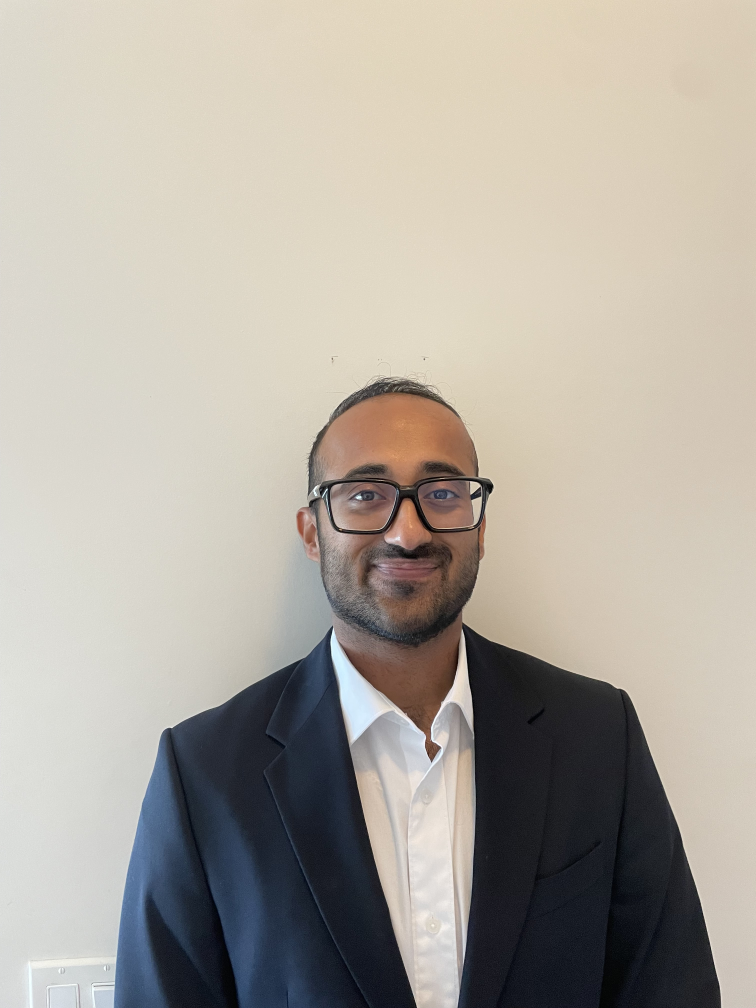
#> input picture sample_objects.jpeg, 3024 x 4032 px (shown at 1/4 size)
$ jupyter execute thresholding_object_extraction.ipynb
#> lines starting #> are read from the running program, lines starting #| are printed output that depends on the picture; after the words box and inside, x2 and y2 are one past the last pixel; in counts of white or black regions, pixels touching at a corner belong together
[cell 1]
import subprocess
subprocess.check_call(["pip", "install", "opencv-python-headless", "matplotlib", "numpy", "pillow"])
#> (this line was passed over: subprocess is not available in this run)

# Object Extraction Using Thresholding Techniques

**Assignment:** Extract objects from a homogenous background using various thresholding methods.

**Setup:** Three everyday objects (a red apple, a blue book, and a yellow banana) were placed on a plain light-gray background and photographed. This notebook demonstrates multiple thresholding approaches to segment the objects from the background.

---

### Techniques Covered
1. Global / Simple Binary Thresholding
2. Otsu's Automatic Thresholding
3. Adaptive Mean Thresholding
4. Adaptive Gaussian Thresholding
5. HSV Color-Range Thresholding (per-object)
6. Combined / Multi-Channel Thresholding

## 1. Setup & Imports

[cell 2]
import cv2
import numpy as np
import matplotlib.pyplot as plt
from matplotlib.gridspec import GridSpec

# ── helper: display up to 6 images in a grid ─────────────────────────────────
def show_images(images, titles, rows=2, cols=3, figsize=(15, 9), cmap_default='gray'):
    """Utility to plot a grid of OpenCV images with titles."""
    fig, axes = plt.subplots(rows, cols, figsize=figsize)
    axes = axes.flatten()
    for ax, img, title in zip(axes, images, titles):
        if len(img.shape) == 3:          # colour → convert BGR→RGB for matplotlib
            ax.imshow(cv2.cvtColor(img, cv2.COLOR_BGR2RGB))
        else:                            # grayscale / binary
            ax.imshow(img, cmap=cmap_default)
        ax.set_title(title, fontsize=11, fontweight='bold')
        ax.axis('off')
    for ax in axes[len(images):]:
        ax.axis('off')
    plt.tight_layout()
    plt.show()

print('Libraries loaded ✓')

## 2. Load the Input Image

[cell 3]
# ── Load image ────────────────────────────────────────────────────────────────
# Replace 'sample_objects.jpg' with your own photo filename if needed.
IMAGE_PATH = 'sample_objects.jpeg'

img_bgr  = cv2.imread(IMAGE_PATH)          # original colour (BGR)
#> img_bgr is the input picture: shape (4032, 3024, 3); mean B, G, R 159.6, 169, 175.1
if img_bgr is None:
    raise FileNotFoundError(f"Could not read '{IMAGE_PATH}'. Check the path.")

img_rgb  = cv2.cvtColor(img_bgr, cv2.COLOR_BGR2RGB)   # for display
img_gray = cv2.cvtColor(img_bgr, cv2.COLOR_BGR2GRAY)  # for most threshold ops
img_hsv  = cv2.cvtColor(img_bgr, cv2.COLOR_BGR2HSV)   # for colour-range thresh
#> img_hsv: shape (4032, 3024, 3); mean H, S, V 40.3, 41.2, 178.7

print(f'Image loaded → shape: {img_bgr.shape}  dtype: {img_bgr.dtype}')
#| Image loaded → shape: (4032, 3024, 3)  dtype: uint8

# Show the original and its grayscale version side-by-side
plt.figure(figsize=(12, 5))
plt.subplot(1, 2, 1); plt.imshow(img_rgb);  plt.title('Original (RGB)', fontweight='bold'); plt.axis('off')
plt.subplot(1, 2, 2); plt.imshow(img_gray, cmap='gray'); plt.title('Grayscale', fontweight='bold'); plt.axis('off')
plt.suptitle('Input Image', fontsize=13, fontweight='bold')
plt.tight_layout(); plt.show()

## 3. Grayscale Intensity Histogram

Before choosing a threshold value it helps to look at the pixel-intensity histogram.
A clear **valley** between object and background peaks signals a good manual threshold.

[cell 4]
hist = cv2.calcHist([img_gray], [0], None, [256], [0, 256]).flatten()
#> hist = 256 values, max 743888 at index 214, min 38 at index 255, mean 47628

plt.figure(figsize=(9, 4))
plt.plot(hist, color='steelblue', linewidth=1)
plt.fill_between(range(256), hist, alpha=0.3, color='steelblue')
plt.axvline(x=127, color='red',    linestyle='--', label='Manual thresh = 127')
plt.axvline(x=200, color='orange', linestyle='--', label='Background region ≈ 200+')
plt.xlabel('Pixel Intensity (0=black, 255=white)')
plt.ylabel('Pixel Count')
plt.title('Grayscale Intensity Histogram', fontweight='bold')
plt.legend(); plt.tight_layout(); plt.show()

print('Observations:')
print(f'  Mean intensity : {img_gray.mean():.1f}')
#|   Mean intensity : 169.8
print(f'  Std deviation  : {img_gray.std():.1f}')
#|   Std deviation  : 71.1
print(f'  Dark pixels (<100): {(img_gray < 100).sum():,}')
#|   Dark pixels (<100): 2,647,617
print(f'  Light pixels (>200): {(img_gray > 200).sum():,}')
#|   Light pixels (>200): 7,897,282

## 4. Technique 1 — Global Binary Thresholding

The simplest approach: choose a single intensity value `T`.
Every pixel **below** T → foreground (object); every pixel **above** T → background.

**Best when:** the background is uniform and the object brightness is clearly different from the background.

[cell 5]
# cv2.threshold(src, thresh, maxval, type)
# THRESH_BINARY_INV → objects become white (255), background becomes black (0)

results, titles = [], []
for T in [80, 127, 170, 210]:
    _, mask = cv2.threshold(img_gray, T, 255, cv2.THRESH_BINARY_INV)
    results.append(mask)
    titles.append(f'Binary INV  T={T}')
#> after the loop, results = 4 items; titles = ['Binary INV  T=80', 'Binary INV  T=127', 'Binary INV  T=170', 'Binary INV  T=210']

show_images(results, titles, rows=1, cols=4, figsize=(16, 4))
#> the loop in show_images, `for ax, img, title in zip(axes, images, titles):` made 4 passes
#> title on passes 1 to 4: 'Binary INV  T=80', 'Binary INV  T=127', 'Binary INV  T=170', 'Binary INV  T=210'

# Pick the best threshold visually (T=170 works well for this image)
BEST_T = 170
_, best_global = cv2.threshold(img_gray, BEST_T, 255, cv2.THRESH_BINARY_INV)

# Apply mask to colour image to show extracted objects
extracted_global = cv2.bitwise_and(img_bgr, img_bgr, mask=best_global)

show_images(
    [img_bgr, best_global, extracted_global],
    ['Original', f'Binary Mask  T={BEST_T}', 'Extracted Objects'],
    rows=1, cols=3, figsize=(14, 5)
)
#> call 2 of show_images, with rows = 1, cols = 3, figsize = (14, 5), cmap_default = 'gray'
#> the loop in show_images (call 2), `for ax, img, title in zip(axes, images, titles):` made 3 passes
#> title on passes 1 to 3: 'Original', 'Binary Mask  T=170', 'Extracted Objects'
#> in show_images (call 2), `plt.show()`:
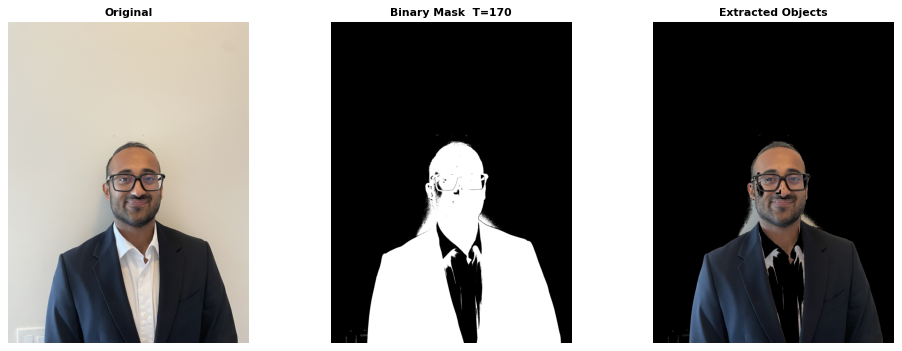
#> figure drawn by matplotlib, 3 panels
print(f'Global threshold chosen: T = {BEST_T}')

## 5. Technique 2 — Otsu's Automatic Thresholding

Otsu's method **automatically** calculates the optimal global threshold by minimising the intra-class variance (equivalently, maximising inter-class variance) of the foreground and background pixel groups.

**Best when:** the histogram shows two distinct peaks (bimodal).

[cell 6]
# Pass thresh=0 + THRESH_OTSU → OpenCV computes the optimal T automatically
otsu_T, mask_otsu = cv2.threshold(
    img_gray, 0, 255,
    cv2.THRESH_BINARY_INV + cv2.THRESH_OTSU
)
#> mask_otsu: shape (4032, 3024); 23.5% white; 557 white regions (488 under 20 px), largest, box (x1, y1, x2, y2) and area: (1211, 1687, 2885, 4032) 1604572, (456, 2501, 1668, 4032) 1216618, (1229, 1510, 1846, 1998) 32891
#> otsu_T = 126
print(f"Otsu's optimal threshold: {otsu_T:.0f}")
#| Otsu's optimal threshold: 126

# Optional: apply slight Gaussian blur before Otsu to reduce noise
blurred = cv2.GaussianBlur(img_gray, (5, 5), 0)
otsu_T2, mask_otsu_blur = cv2.threshold(
    blurred, 0, 255,
    cv2.THRESH_BINARY_INV + cv2.THRESH_OTSU
)
#> mask_otsu_blur: shape (4032, 3024); 23.6% white; 156 white regions (116 under 20 px), largest, box (x1, y1, x2, y2) and area: (1211, 1663, 2884, 4032) 1614253, (457, 2502, 1668, 4032) 1218034, (1231, 1511, 1844, 1987) 34070
#> otsu_T2 = 127
print(f"Otsu's threshold (after blur): {otsu_T2:.0f}")
#| Otsu's threshold (after blur): 127

extracted_otsu = cv2.bitwise_and(img_bgr, img_bgr, mask=mask_otsu_blur)
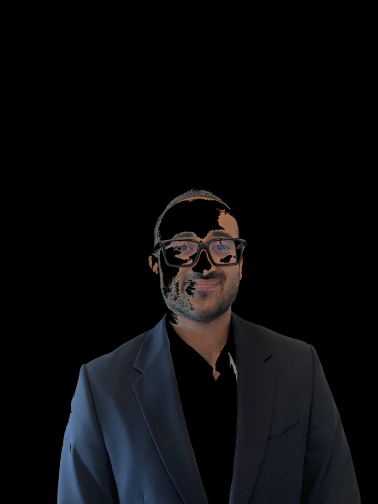
#> extracted_otsu: shape (4032, 3024, 3) (shown at 1/8 size); mean B, G, R 12.5, 10.8, 10.6

show_images(
    [img_bgr, mask_otsu, mask_otsu_blur, extracted_otsu],
    ['Original', "Otsu (no blur)", f"Otsu + Blur  T={otsu_T2:.0f}", 'Extracted Objects'],
    rows=1, cols=4, figsize=(16, 5)
)

## 6. Technique 3 — Adaptive Mean Thresholding

Instead of one global value, the image is divided into small local windows.
For each window, the threshold is the **mean** of the neighbourhood pixel values minus a constant `C`.

**Best when:** lighting is uneven and the background intensity varies across the image.

[cell 7]
# blockSize must be odd; C is subtracted from the local mean
results, titles = [], []
for block, C in [(11, 2), (25, 5), (51, 10)]:
    mask = cv2.adaptiveThreshold(
        img_gray, 255,
        cv2.ADAPTIVE_THRESH_MEAN_C,
        cv2.THRESH_BINARY_INV,
        blockSize=block, C=C
    )
    results.append(mask)
    titles.append(f'Adaptive Mean\nblock={block}, C={C}')
#> after the loop, results = 3 items; titles = 3 items

show_images(results, titles, rows=1, cols=3, figsize=(14, 5))

# Best parameters for this image
mask_adapt_mean = cv2.adaptiveThreshold(
    img_gray, 255,
    cv2.ADAPTIVE_THRESH_MEAN_C,
    cv2.THRESH_BINARY_INV,
    blockSize=51, C=10
)
extracted_mean = cv2.bitwise_and(img_bgr, img_bgr, mask=mask_adapt_mean)
show_images([img_bgr, mask_adapt_mean, extracted_mean],
            ['Original', 'Adaptive Mean Mask', 'Extracted Objects'],
            rows=1, cols=3, figsize=(14, 5))

## 7. Technique 4 — Adaptive Gaussian Thresholding

Same as adaptive mean but the local threshold uses a **Gaussian-weighted sum** of the neighbourhood — pixels closer to the centre have more influence.
This tends to produce **smoother, less noisy** masks than the mean variant.

[cell 8]
results, titles = [], []
for block, C in [(11, 2), (25, 5), (51, 10)]:
    mask = cv2.adaptiveThreshold(
        img_gray, 255,
        cv2.ADAPTIVE_THRESH_GAUSSIAN_C,
        cv2.THRESH_BINARY_INV,
        blockSize=block, C=C
    )
    results.append(mask)
    titles.append(f'Adaptive Gaussian\nblock={block}, C={C}')
#> this loop made 3 passes
#> pass 1, `mask = cv2.adaptiveThreshold( img_gray, 255, cv2.ADAPTIVE_THRESH_GAUSS..`:
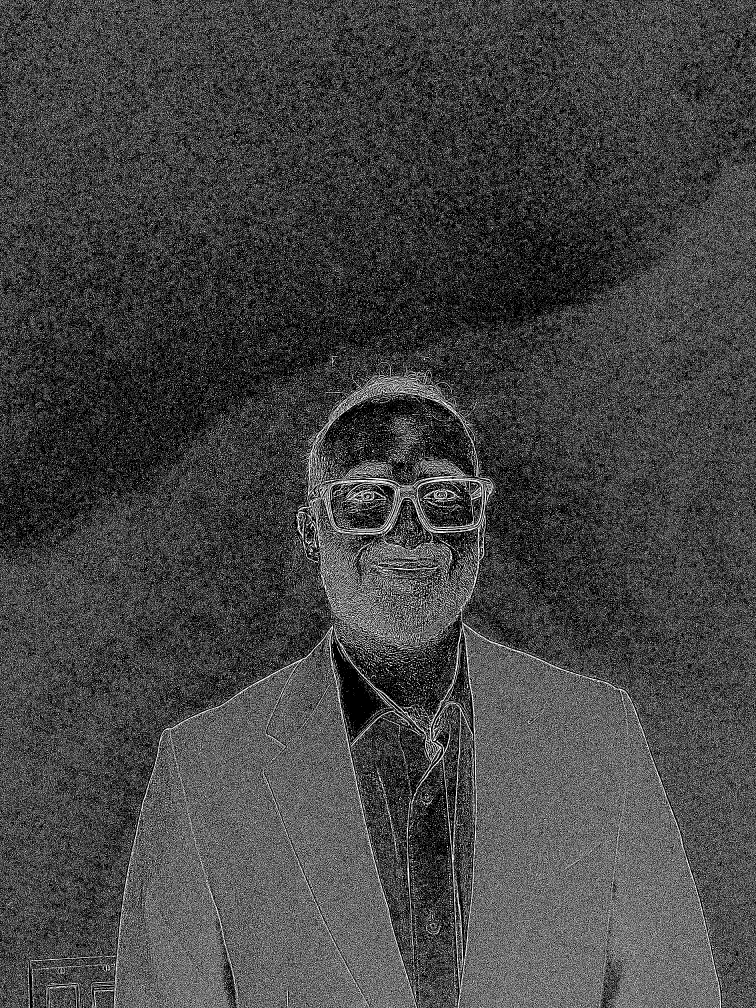
#> mask: shape (4032, 3024) (shown at 1/4 size); 26.7% white in thin lines or dots

show_images(results, titles, rows=1, cols=3, figsize=(14, 5))

# Best mask
mask_adapt_gauss = cv2.adaptiveThreshold(
    img_gray, 255,
    cv2.ADAPTIVE_THRESH_GAUSSIAN_C,
    cv2.THRESH_BINARY_INV,
    blockSize=51, C=10
)
extracted_gauss = cv2.bitwise_and(img_bgr, img_bgr, mask=mask_adapt_gauss)
show_images([img_bgr, mask_adapt_gauss, extracted_gauss],
            ['Original', 'Adaptive Gaussian Mask', 'Extracted Objects'],
            rows=1, cols=3, figsize=(14, 5))

## 8. Technique 5 — HSV Colour-Range Thresholding

For coloured objects on a neutral (gray/white) background, we can define HSV ranges specific to each object's colour and produce individual masks. `cv2.inRange()` returns 255 for pixels inside the range and 0 otherwise.

| Object | Hue range (0–179) | Description |
|--------|------------------|-------------|
| Red apple | 0–10 and 160–179 | Red wraps around hue = 0 |
| Blue book | 100–130 | Classic blue range |
| Yellow banana | 20–35 | Yellow/gold range |

[cell 9]
# ── Mask each object by HSV colour range ─────────────────────────────────────

# Red (hue wraps around 0° — must combine two ranges)
mask_red1 = cv2.inRange(img_hsv, (  0, 100,  80), ( 10, 255, 255))
#> mask_red1: shape (4032, 3024); 1.2% white; 739 white regions (635 under 20 px), largest, box (x1, y1, x2, y2) and area: (1398, 2507, 1839, 3036) 59784, (1374, 1616, 1536, 1844) 14999, (1605, 2015, 1840, 2221) 13609
mask_red2 = cv2.inRange(img_hsv, (160, 100,  80), (179, 255, 255))
#> mask_red2: shape (4032, 3024); 0% white; 10 white regions (9 under 20 px), largest, box (x1, y1, x2, y2) and area: (1580, 2271, 1649, 2283) 431
mask_red  = cv2.bitwise_or(mask_red1, mask_red2)

# Blue
mask_blue = cv2.inRange(img_hsv, (100,  80,  50), (130, 255, 255))
#> mask_blue: shape (4032, 3024); 5.1% white; 6772 white regions (6527 under 20 px), largest, box (x1, y1, x2, y2) and area: (693, 2924, 1368, 4032) 269641, (456, 2948, 804, 4032) 193619, (1113, 2508, 1448, 3519) 119943

# Yellow
mask_yellow = cv2.inRange(img_hsv, (20, 100, 100), (35, 255, 255))
#> mask_yellow: shape (4032, 3024); every value is 0

# Combined: all objects at once
mask_all_hsv = cv2.bitwise_or(mask_red, cv2.bitwise_or(mask_blue, mask_yellow))

# ── Clean up with morphological operations ───────────────────────────────────
kernel = cv2.getStructuringElement(cv2.MORPH_ELLIPSE, (7, 7))
for name, m in [('red', mask_red), ('blue', mask_blue), ('yellow', mask_yellow)]:
    # Fill small holes inside the object
    m = cv2.morphologyEx(m, cv2.MORPH_CLOSE, kernel, iterations=2)
    # Remove stray noise pixels
    m = cv2.morphologyEx(m, cv2.MORPH_OPEN,  kernel, iterations=1)
#> this loop made 3 passes

mask_all_hsv_clean = cv2.morphologyEx(mask_all_hsv, cv2.MORPH_CLOSE, kernel, iterations=2)
#> mask_all_hsv_clean: shape (4032, 3024); 8% white; 193 white regions (149 under 20 px), largest, box (x1, y1, x2, y2) and area: (456, 2508, 1503, 4032) 785735, (1396, 2507, 1839, 3036) 71872, (1538, 1994, 1874, 2482) 44740

# ── Visualise individual and combined masks ───────────────────────────────────
show_images(
    [mask_red, mask_blue, mask_yellow, mask_all_hsv_clean,
     cv2.bitwise_and(img_bgr, img_bgr, mask=mask_red),
     cv2.bitwise_and(img_bgr, img_bgr, mask=mask_all_hsv_clean)],
    ['Mask: Red (apple)', 'Mask: Blue (book)', 'Mask: Yellow (banana)',
     'Combined HSV Mask', 'Extracted: Apple only', 'All Objects Extracted'],
    rows=2, cols=3, figsize=(15, 10)
)

## 9. Technique 6 — Combined / Multi-Channel Thresholding

We can improve robustness by **combining** a grayscale-based mask (Otsu) with the HSV colour mask using a bitwise OR.
This captures objects that may be missed by one method alone.

[cell 10]
# Use Otsu (already computed) + HSV combined mask
mask_combined = cv2.bitwise_or(mask_otsu_blur, mask_all_hsv_clean)
#> mask_combined: shape (4032, 3024); 23.9% white; 151 white regions (115 under 20 px), largest, box (x1, y1, x2, y2) and area: (1211, 1663, 2884, 4032) 1631224, (456, 2502, 1668, 4032) 1221330, (1231, 1511, 1844, 1987) 54310

# Morphological clean-up
kernel2 = cv2.getStructuringElement(cv2.MORPH_ELLIPSE, (9, 9))
mask_combined = cv2.morphologyEx(mask_combined, cv2.MORPH_CLOSE, kernel2, iterations=2)
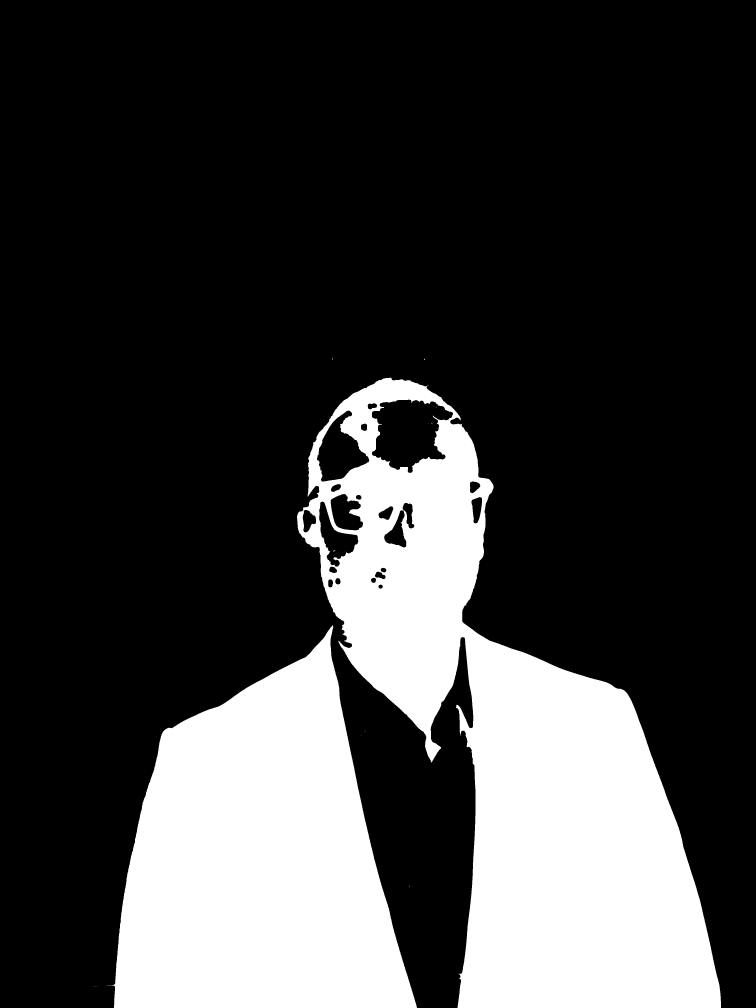
#> mask_combined: shape (4032, 3024) (shown at 1/4 size); 24.2% white; 19 white regions (16 under 20 px), largest, box (x1, y1, x2, y2) and area: (1188, 1511, 2884, 4032) 1730483, (432, 2502, 1668, 4032) 1221432, (1333, 2201, 1341, 2206) 23
mask_combined = cv2.morphologyEx(mask_combined, cv2.MORPH_OPEN,  kernel2, iterations=1)
#> mask_combined: shape (4032, 3024); 24.2% white; 4 white regions, box (x1, y1, x2, y2) and area: (1188, 1511, 2884, 4032) 1728999, (456, 2507, 1668, 4032) 1221354, (1335, 2229, 1348, 2240) 105, (1330, 2259, 1340, 2269) 73

extracted_combined = cv2.bitwise_and(img_bgr, img_bgr, mask=mask_combined)

show_images(
    [img_bgr, mask_otsu_blur, mask_all_hsv_clean, mask_combined,
     extracted_combined],
    ['Original', "Otsu Mask", 'HSV Mask', 'Combined Mask',
     'Combined Extraction'],
    rows=2, cols=3, figsize=(15, 10)
)
#> the loop in show_images (call 9), `for ax, img, title in zip(axes, images, titles):` made 5 passes
#> the loop in show_images (call 9), `for ax in axes[len(images):]:` made 1 pass
#> in show_images (call 9), `plt.show()`:
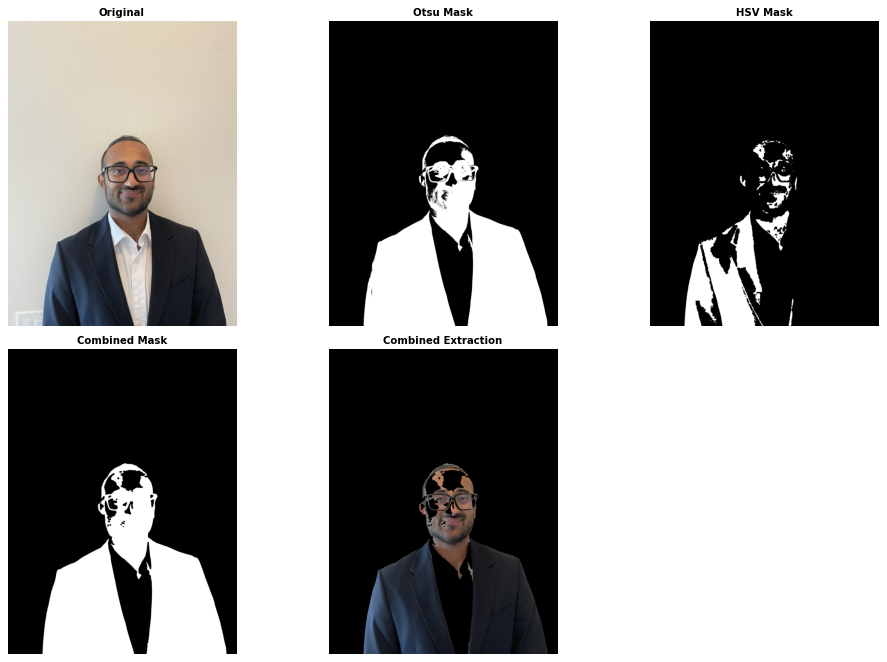
#> figure drawn by matplotlib, 5 panels

## 10. Final Comparison — All Techniques Side-by-Side

[cell 11]
all_masks = [
    best_global,
    mask_otsu_blur,
    mask_adapt_mean,
    mask_adapt_gauss,
    mask_all_hsv_clean,
    mask_combined,
]
all_labels = [
    f'1. Global Binary (T={BEST_T})',
    f"2. Otsu's Auto (T={otsu_T2:.0f})",
    '3. Adaptive Mean',
    '4. Adaptive Gaussian',
    '5. HSV Colour Range',
    '6. Combined (Otsu + HSV)',
]
#> all_labels = ['1. Global Binary (T=170)', "2. Otsu's Auto (T=127)", '3. Adaptive Mean', '4. Adaptive Gaussian', '5. HSV Colour Range', '6. Combined (Otsu + HSV)']

fig, axes = plt.subplots(2, 3, figsize=(15, 10))
for ax, mask, title in zip(axes.flatten(), all_masks, all_labels):
    extracted = cv2.bitwise_and(img_bgr, img_bgr, mask=mask)
    ax.imshow(cv2.cvtColor(extracted, cv2.COLOR_BGR2RGB))
    ax.set_title(title, fontsize=11, fontweight='bold')
    ax.axis('off')
#> this loop made 6 passes
#> title on passes 1 to 6: '1. Global Binary (T=170)', "2. Otsu's Auto (T=127)", '3. Adaptive Mean', '4. Adaptive Gaussian', '5. HSV Colour Range', '6. Combined (Otsu + HSV)'
plt.suptitle('All Thresholding Techniques — Extracted Objects', fontsize=14, fontweight='bold', y=1.01)
plt.tight_layout()
plt.show()
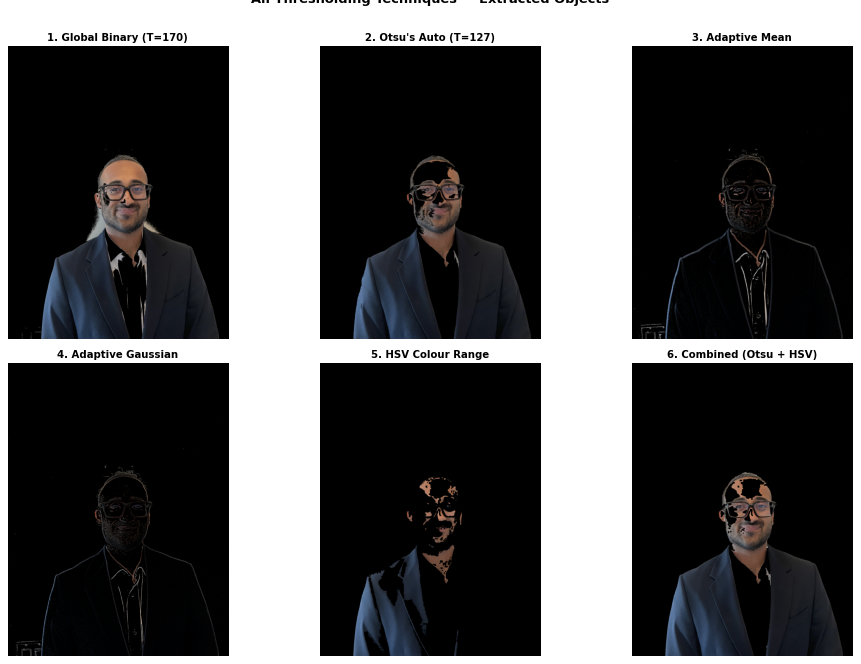
#> figure drawn by matplotlib, 6 panels

# ── Mask coverage statistics ─────────────────────────────────────────────────
total_px = img_gray.size
print(f"{'Technique':<35} {'Foreground px':>15} {'Coverage %':>12}")
print('-' * 65)
for mask, title in zip(all_masks, all_labels):
    fg = np.count_nonzero(mask)
    print(f"{title:<35} {fg:>15,} {fg/total_px*100:>11.1f}%")
#> this loop made 6 passes
#> (title, fg) on passes 1 to 6: ('1. Global Binary (T=170)', 3210867), ("2. Otsu's Auto (T=127)", 2874910), ('3. Adaptive Mean', 625007), ('4. Adaptive Gaussian', 474557), ('5. HSV Colour Range', 980391), ('6. Combined (Otsu + HSV)', 2950531)
#> (printed output is left out)
